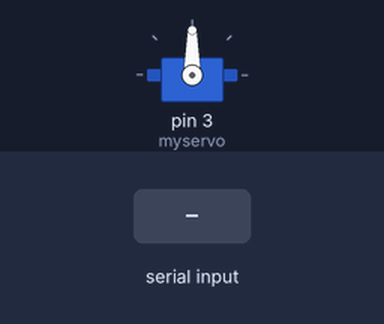
Simulated run of this sketch. Board: Arduino Uno, built with avr-gcc and run on an emulated ATmega328P. On the bench: servo. Inputs (shaded band) come from the test bench.

Above: at 1.2 s.
1.3 s: "90,45\n" received over Serial
At 1.53 s:
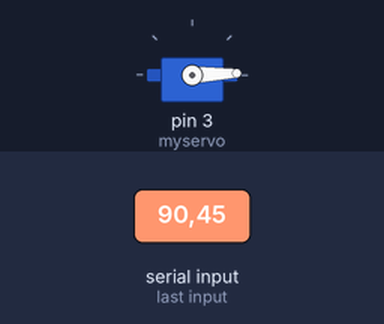
At 3.15 s:
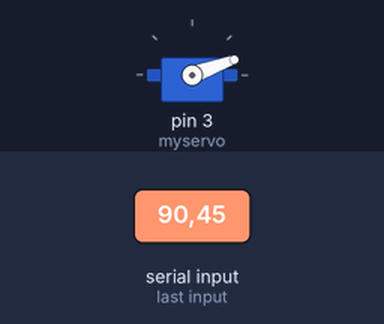
Timing chart, 0 to 13.3 s (numbered marks = the images above; inputs shaded):
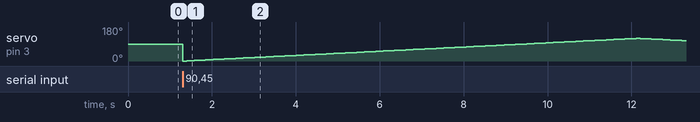

Measured:
- after the input at 1.3 s, servo on pin 3 (myservo): 90° → 0° at once, → 1° 0.09 s later, → 2° 0.09 s later, → 3° 0.09 s later, … (134 changes in this stretch)

The sketch:

haptic_servo.ino
```cpp
#include <Servo.h>

Servo myservo;

void setup() {
  // put your setup code here, to run once:
  myservo.attach(3);
  Serial.begin(9600);

}

void loop() {

  /////////////숫자를 입력하면 그 값이 delay에 걸려 속도로 인식 (ex 20입력시 보다 5 입력시 빠르게 작동, 현재 움직임 0~120도 한번 왕복하게 되어있음)
  while (Serial.available()) {  // checks if data is available to read
    String speedString = Serial.readStringUntil('\n');  // reads the incoming string until a newline
    int speed = speedString.toInt();  // converts the string to an integer
    //put your main code here, to run repeatedly:
    for(int i=0;i<120;i++){
      myservo.write(i);
      delay(speed);
    }
    for(int i=120;i>0;i--){
      myservo.write(i);
      delay(speed);
    }

  }


}

/////////////////// 입력한 숫자 각도로 이동 //////////////// 90도가 손가락과 평행할 때로 맞춰놈
// void serialEvent() {
//   while (Serial.available()) {
//     if (Serial.available()) {  // checks if data is available to read
//     String posString = Serial.readStringUntil('\n');
//     int pos = posString.toInt();
//     Serial.println(pos);
//     if (pos >= 0 && pos <= 180) { // checks if number is in the range of servo movement
//       myservo.write(pos);  // tells servo to go to the position in degrees
//     }
//     Serial.println(pos);
//   }
//   }
// }
```
